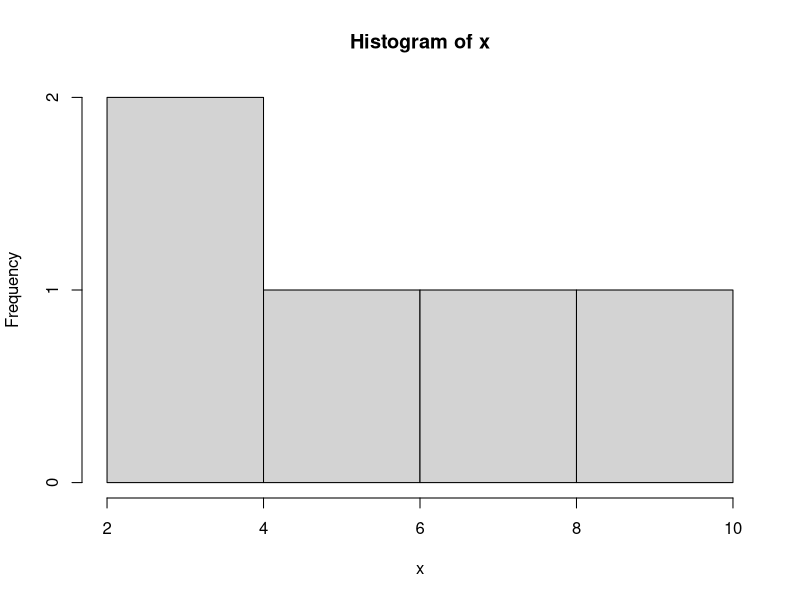
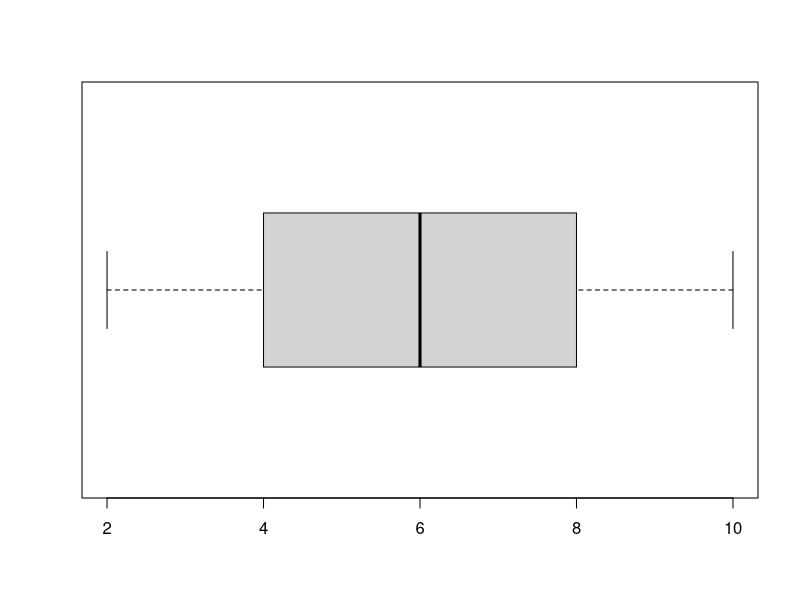
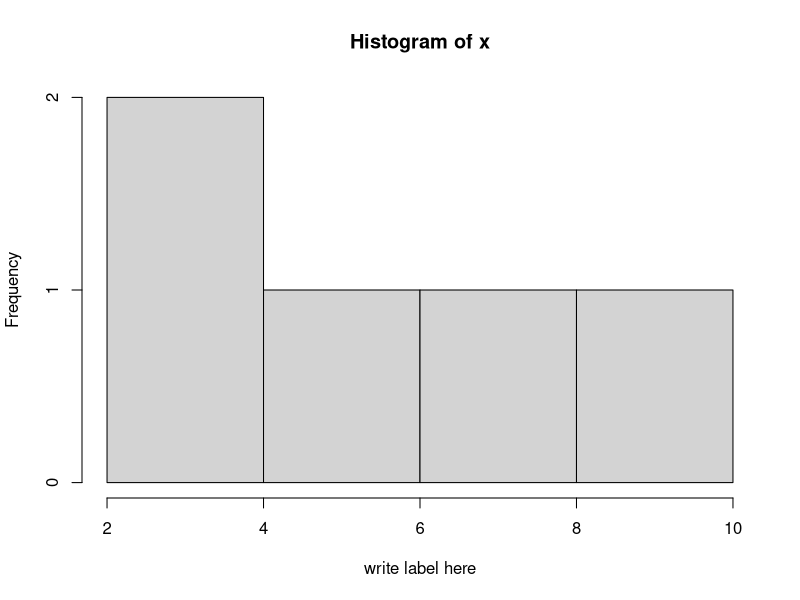
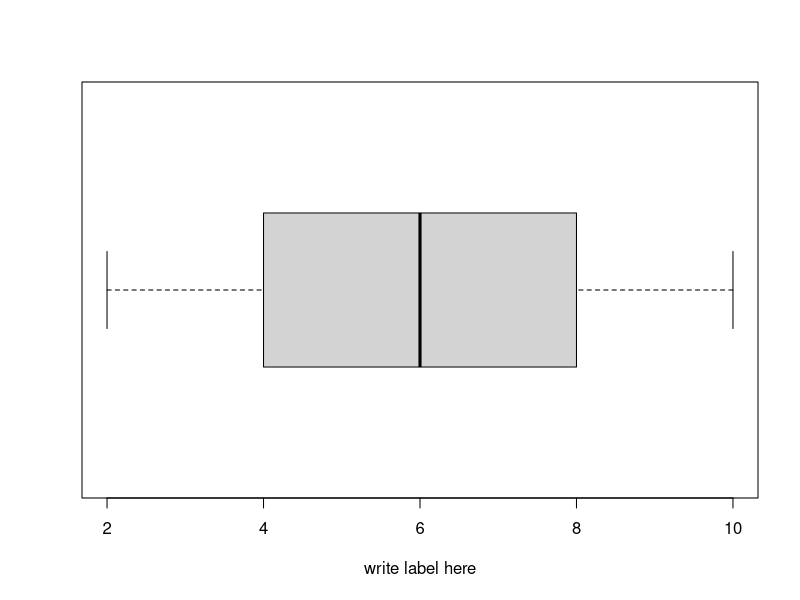

Source code (R) for these figures, in order:
x=c(2,4,6,8,10)

myfun<-function(x){
  # print(summary(x))
  print(mean(x))
  #  print(sd(x))
  hist(x)
  boxplot(x,horizontal=TRUE)
#return(x)
}

myfun(x)
x=c(2,4,6,8,10)

x=c(2,4,6,8,10)
myfun<-function(x,xlabel1){
  # print(summary(x))
  print(mean(x))
  #  print(sd(x))
  hist(x,xlab=xlabel1)
  boxplot(x,horizontal=TRUE, xlab=xlabel1)
  
}

myfun(x,"write label here")
cars
c<-cars
View(c)
c
class(c)
apply(c,1,mean)->a1
a1
str(a1)
str(c)
apply(c,2,mean)->a2
a2
class(a2)
names(a2)
a1[1:4]
a2[1]
class(a1)
class(a2)
## returns the list in output
## it is  always column wise
lapply(c,mean)->l1
l1
l1[[1]]
l1[1:4]
class(l1)
names(l1)
l1[[1]]
l1[1:4]

sapply(c,mean)->s1
s1
str(s1)
s1[1]
class(s1)
s1[[1]]
s1[1:6]
